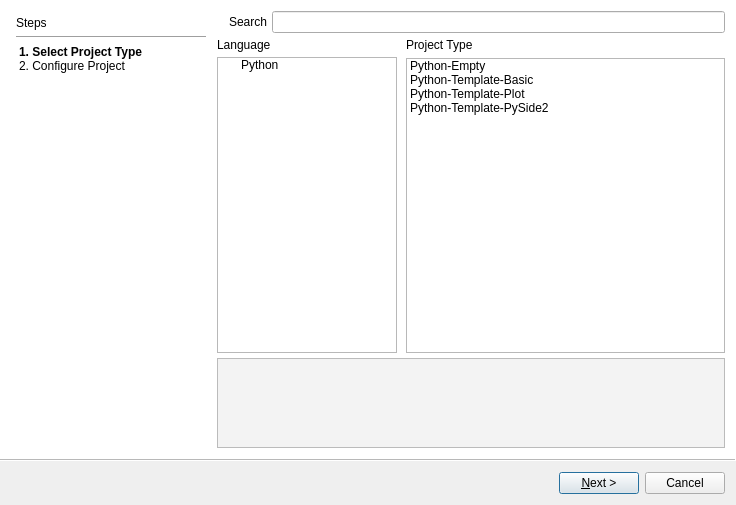
<?xml version="1.0" encoding="UTF-8"?>
<ui version="4.0">
 <class>Wizard</class>
 <widget class="QWizard" name="Wizard">
  <property name="geometry">
   <rect>
    <x>0</x>
    <y>0</y>
    <width>736</width>
    <height>505</height>
   </rect>
  </property>
  <property name="windowTitle">
   <string>New Project</string>
  </property>
  <property name="wizardStyle">
   <enum>QWizard::ModernStyle</enum>
  </property>
  <property name="options">
   <set>QWizard::HelpButtonOnRight|QWizard::NoBackButtonOnStartPage</set>
  </property>
  <widget class="QWizardPage" name="wizardPage1">
   <layout class="QHBoxLayout" name="horizontalLayout">
    <property name="leftMargin">
     <number>9</number>
    </property>
    <property name="topMargin">
     <number>9</number>
    </property>
    <property name="rightMargin">
     <number>9</number>
    </property>
    <property name="bottomMargin">
     <number>9</number>
    </property>
    <item>
     <widget class="QWidget" name="widget_left" native="true">
      <property name="minimumSize">
       <size>
        <width>200</width>
        <height>0</height>
       </size>
      </property>
      <property name="maximumSize">
       <size>
        <width>180</width>
        <height>16777215</height>
       </size>
      </property>
      <layout class="QVBoxLayout" name="verticalLayout">
       <property name="leftMargin">
        <number>5</number>
       </property>
       <property name="topMargin">
        <number>5</number>
       </property>
       <property name="rightMargin">
        <number>5</number>
       </property>
       <property name="bottomMargin">
        <number>5</number>
       </property>
       <item>
        <widget class="QLabel" name="label">
         <property name="text">
          <string>Steps</string>
         </property>
        </widget>
       </item>
       <item>
        <widget class="Line" name="line">
         <property name="orientation">
          <enum>Qt::Horizontal</enum>
         </property>
        </widget>
       </item>
       <item>
        <widget class="QListWidget" name="listWidget">
         <property name="styleSheet">
          <string notr="true">border:0px;</string>
         </property>
         <item>
          <property name="text">
           <string>1. Select Project Type</string>
          </property>
          <property name="font">
           <font>
            <weight>75</weight>
            <bold>true</bold>
           </font>
          </property>
         </item>
         <item>
          <property name="text">
           <string>2. Configure Project</string>
          </property>
         </item>
        </widget>
       </item>
       <item>
        <spacer name="verticalSpacer">
         <property name="orientation">
          <enum>Qt::Vertical</enum>
         </property>
         <property name="sizeHint" stdset="0">
          <size>
           <width>20</width>
           <height>40</height>
          </size>
         </property>
        </spacer>
       </item>
      </layout>
     </widget>
    </item>
    <item>
     <widget class="QWidget" name="widget_right" native="true">
      <layout class="QVBoxLayout" name="verticalLayout_4">
       <property name="spacing">
        <number>5</number>
       </property>
       <property name="leftMargin">
        <number>0</number>
       </property>
       <property name="topMargin">
        <number>0</number>
       </property>
       <property name="rightMargin">
        <number>0</number>
       </property>
       <property name="bottomMargin">
        <number>0</number>
       </property>
       <item>
        <layout class="QHBoxLayout" name="horizontalLayout_2">
         <item>
          <widget class="QLabel" name="label_11">
           <property name="maximumSize">
            <size>
             <width>15</width>
             <height>15</height>
            </size>
           </property>
           <property name="text">
            <string/>
           </property>
           <property name="pixmap">
            <pixmap resource="../pyqtsource.qrc">:/color/theme/default/icons/search.svg</pixmap>
           </property>
           <property name="scaledContents">
            <bool>true</bool>
           </property>
          </widget>
         </item>
         <item>
          <widget class="QLabel" name="label_2">
           <property name="text">
            <string>Search</string>
           </property>
          </widget>
         </item>
         <item>
          <widget class="QLineEdit" name="lineEdit"/>
         </item>
        </layout>
       </item>
       <item>
        <layout class="QHBoxLayout" name="horizontalLayout_3">
         <property name="spacing">
          <number>9</number>
         </property>
         <property name="leftMargin">
          <number>0</number>
         </property>
         <item>
          <widget class="QWidget" name="widget_3" native="true">
           <property name="maximumSize">
            <size>
             <width>180</width>
             <height>16777215</height>
            </size>
           </property>
           <layout class="QVBoxLayout" name="verticalLayout_2">
            <property name="spacing">
             <number>5</number>
            </property>
            <property name="leftMargin">
             <number>0</number>
            </property>
            <property name="topMargin">
             <number>0</number>
            </property>
            <property name="rightMargin">
             <number>0</number>
            </property>
            <property name="bottomMargin">
             <number>0</number>
            </property>
            <item>
             <widget class="QLabel" name="label_3">
              <property name="text">
               <string>Language</string>
              </property>
             </widget>
            </item>
            <item>
             <widget class="QTreeWidget" name="treeWidget">
              <attribute name="headerVisible">
               <bool>false</bool>
              </attribute>
              <column>
               <property name="text">
                <string>Type</string>
               </property>
              </column>
              <item>
               <property name="text">
                <string>Python</string>
               </property>
               <property name="icon">
                <iconset resource="../pyqtsource.qrc">
                 <normaloff>:/color/theme/default/icons/folder_yellow.svg</normaloff>:/color/theme/default/icons/folder_yellow.svg</iconset>
               </property>
              </item>
             </widget>
            </item>
           </layout>
          </widget>
         </item>
         <item>
          <widget class="QWidget" name="widget_4" native="true">
           <property name="maximumSize">
            <size>
             <width>16777215</width>
             <height>16777215</height>
            </size>
           </property>
           <layout class="QVBoxLayout" name="verticalLayout_3">
            <property name="leftMargin">
             <number>0</number>
            </property>
            <property name="topMargin">
             <number>0</number>
            </property>
            <property name="rightMargin">
             <number>0</number>
            </property>
            <property name="bottomMargin">
             <number>0</number>
            </property>
            <item>
             <widget class="QLabel" name="label_4">
              <property name="text">
               <string>Project Type</string>
              </property>
             </widget>
            </item>
            <item>
             <widget class="QListWidget" name="file_list">
              <item>
               <property name="text">
                <string>Python-Empty</string>
               </property>
               <property name="icon">
                <iconset resource="../pyqtsource.qrc">
                 <normaloff>:/color/theme/default/icons/python.svg</normaloff>:/color/theme/default/icons/python.svg</iconset>
               </property>
              </item>
              <item>
               <property name="text">
                <string>Python-Template-Basic</string>
               </property>
               <property name="icon">
                <iconset resource="../pyqtsource.qrc">
                 <normaloff>:/color/theme/default/icons/python.svg</normaloff>:/color/theme/default/icons/python.svg</iconset>
               </property>
              </item>
              <item>
               <property name="text">
                <string>Python-Template-Plot</string>
               </property>
               <property name="icon">
                <iconset resource="../pyqtsource.qrc">
                 <normaloff>:/color/theme/default/icons/python.svg</normaloff>:/color/theme/default/icons/python.svg</iconset>
               </property>
              </item>
              <item>
               <property name="text">
                <string>Python-Template-PySide2</string>
               </property>
               <property name="icon">
                <iconset resource="../pyqtsource.qrc">
                 <normaloff>:/color/theme/default/icons/python.svg</normaloff>:/color/theme/default/icons/python.svg</iconset>
               </property>
              </item>
             </widget>
            </item>
           </layout>
          </widget>
         </item>
        </layout>
       </item>
       <item>
        <widget class="QPlainTextEdit" name="plainTextEdit">
         <property name="maximumSize">
          <size>
           <width>16777215</width>
           <height>90</height>
          </size>
         </property>
         <property name="styleSheet">
          <string notr="true">background-color: rgb(243, 243, 243);</string>
         </property>
         <property name="readOnly">
          <bool>true</bool>
         </property>
         <property name="plainText">
          <string/>
         </property>
        </widget>
       </item>
      </layout>
     </widget>
    </item>
   </layout>
  </widget>
  <widget class="QWizardPage" name="wizardPage2">
   <layout class="QHBoxLayout" name="horizontalLayout_6">
    <item>
     <widget class="QWidget" name="widget_left_2" native="true">
      <property name="minimumSize">
       <size>
        <width>200</width>
        <height>0</height>
       </size>
      </property>
      <property name="maximumSize">
       <size>
        <width>180</width>
        <height>16777215</height>
       </size>
      </property>
      <layout class="QVBoxLayout" name="verticalLayout_5">
       <property name="leftMargin">
        <number>5</number>
       </property>
       <property name="topMargin">
        <number>5</number>
       </property>
       <property name="rightMargin">
        <number>5</number>
       </property>
       <property name="bottomMargin">
        <number>5</number>
       </property>
       <item>
        <widget class="QLabel" name="label_5">
         <property name="text">
          <string>Steps</string>
         </property>
        </widget>
       </item>
       <item>
        <widget class="Line" name="line_2">
         <property name="orientation">
          <enum>Qt::Horizontal</enum>
         </property>
        </widget>
       </item>
       <item>
        <widget class="QListWidget" name="listWidget_2">
         <property name="styleSheet">
          <string notr="true">border:0px;</string>
         </property>
         <item>
          <property name="text">
           <string>1. Select Project Type</string>
          </property>
          <property name="font">
           <font>
            <weight>50</weight>
            <bold>false</bold>
           </font>
          </property>
         </item>
         <item>
          <property name="text">
           <string>2. Configure Project</string>
          </property>
          <property name="font">
           <font>
            <weight>75</weight>
            <bold>true</bold>
           </font>
          </property>
         </item>
        </widget>
       </item>
       <item>
        <spacer name="verticalSpacer_2">
         <property name="orientation">
          <enum>Qt::Vertical</enum>
         </property>
         <property name="sizeHint" stdset="0">
          <size>
           <width>20</width>
           <height>40</height>
          </size>
         </property>
        </spacer>
       </item>
      </layout>
     </widget>
    </item>
    <item>
     <widget class="QWidget" name="widget_right_2" native="true">
      <layout class="QVBoxLayout" name="verticalLayout_6">
       <item>
        <widget class="QLabel" name="label_9">
         <property name="text">
          <string>Project Configuration</string>
         </property>
        </widget>
       </item>
       <item>
        <widget class="Line" name="line_3">
         <property name="orientation">
          <enum>Qt::Horizontal</enum>
         </property>
        </widget>
       </item>
       <item>
        <layout class="QFormLayout" name="formLayout_2">
         <item row="0" column="0">
          <widget class="QLabel" name="projectNameText">
           <property name="text">
            <string>Project Name:</string>
           </property>
          </widget>
         </item>
         <item row="0" column="1">
          <widget class="QLineEdit" name="projectNameLineEdit">
           <property name="text">
            <string>PyMinerProject</string>
           </property>
           <property name="clearButtonEnabled">
            <bool>false</bool>
           </property>
          </widget>
         </item>
         <item row="1" column="0">
          <widget class="QLabel" name="projectDirectory">
           <property name="text">
            <string>Project Directory:</string>
           </property>
          </widget>
         </item>
         <item row="1" column="1">
          <layout class="QHBoxLayout" name="horizontalLayout_4">
           <item>
            <widget class="QLineEdit" name="projectDirectoryEditLine">
             <property name="styleSheet">
              <string notr="true"/>
             </property>
             <property name="readOnly">
              <bool>true</bool>
             </property>
            </widget>
           </item>
           <item>
            <widget class="QToolButton" name="toolButton">
             <property name="text">
              <string>...</string>
             </property>
            </widget>
           </item>
          </layout>
         </item>
         <item row="2" column="0">
          <widget class="QLabel" name="absoluteDirectory">
           <property name="text">
            <string>Absolute Directory:</string>
           </property>
          </widget>
         </item>
         <item row="2" column="1">
          <widget class="QLineEdit" name="absoluteDirectoryEditLine">
           <property name="styleSheet">
            <string notr="true"/>
           </property>
           <property name="readOnly">
            <bool>true</bool>
           </property>
          </widget>
         </item>
         <item row="4" column="0">
          <spacer name="verticalSpacer_3">
           <property name="orientation">
            <enum>Qt::Vertical</enum>
           </property>
           <property name="sizeHint" stdset="0">
            <size>
             <width>20</width>
             <height>40</height>
            </size>
           </property>
          </spacer>
         </item>
         <item row="3" column="1">
          <widget class="QLabel" name="warningLabel">
           <property name="font">
            <font>
             <weight>75</weight>
             <bold>true</bold>
            </font>
           </property>
           <property name="cursor">
            <cursorShape>IBeamCursor</cursorShape>
           </property>
           <property name="styleSheet">
            <string notr="true">color: rgb(255, 102, 0);</string>
           </property>
           <property name="text">
            <string/>
           </property>
           <property name="textFormat">
            <enum>Qt::AutoText</enum>
           </property>
          </widget>
         </item>
        </layout>
       </item>
      </layout>
     </widget>
    </item>
   </layout>
  </widget>
 </widget>
 <resources>
  <include location="../pyqtsource.qrc"/>
 </resources>
 <connections/>
</ui>
